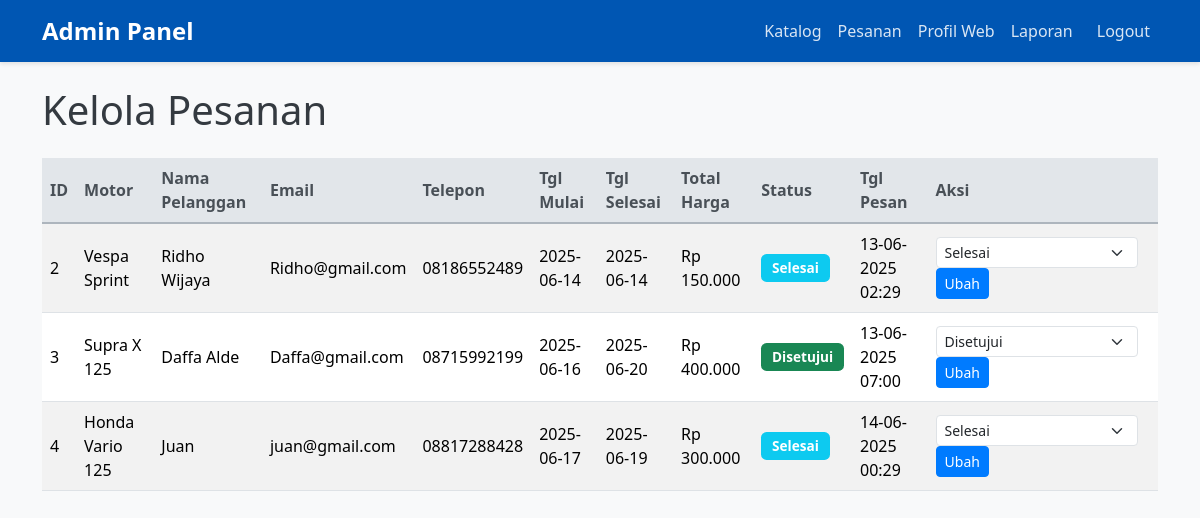
The app's page /admin/orders/index.php (signed in) with its own data.
### tables this page shows
CREATE TABLE `orders` (
  `id` int(11) NOT NULL,
  `motorcycle_id` int(11) NOT NULL,
  `customer_name` varchar(100) NOT NULL,
  `customer_email` varchar(100) NOT NULL,
  `customer_phone` varchar(20) DEFAULT NULL,
  `rental_start_date` date NOT NULL,
  `rental_end_date` date NOT NULL,
  `total_price` decimal(10,2) NOT NULL,
  `status` enum('request','approved','rejected','completed','cancelled') DEFAULT 'request',
  `notes` text DEFAULT NULL,
  `created_at` timestamp NOT NULL DEFAULT current_timestamp(),
  `updated_at` timestamp NOT NULL DEFAULT current_timestamp() ON UPDATE current_timestamp()
);

CREATE TABLE `motorcycles` (
  `id` int(11) NOT NULL,
  `name` varchar(100) NOT NULL,
  `description` text DEFAULT NULL,
  `rental_price` decimal(10,2) NOT NULL,
  `image_path` varchar(255) DEFAULT NULL,
  `is_available` tinyint(1) DEFAULT 1,
  `created_at` timestamp NOT NULL DEFAULT current_timestamp(),
  `updated_at` timestamp NOT NULL DEFAULT current_timestamp() ON UPDATE current_timestamp()
);

### app/core/Database.php (called while the page is built, shortened)
<?php
class Database {
    private static $instance = null;
    private $conn;
    private function __construct() {
        $dsn = "mysql:host=" . DB_HOST . ";dbname=" . DB_NAME;
        $options = [
            PDO::ATTR_ERRMODE            => PDO::ERRMODE_EXCEPTION,
            PDO::ATTR_DEFAULT_FETCH_MODE => PDO::FETCH_ASSOC,
            PDO::ATTR_EMULATE_PREPARES   => false,
        ];
        try {
            $this->conn = new PDO($dsn, DB_USER, DB_PASS, $options);
        } catch (PDOException $e) {
            die("Koneksi database gagal: " . $e->getMessage());
        }
    }
    public static function getInstance() {
        if (!self::$instance) {
            self::$instance = new Database();
        }
        return self::$instance;
    }
    public function getConnection() {
        return $this->conn;
    }
}
?>

### app/models/Order.php (called while the page is built, shortened)
<?php
require_once __DIR__ . '/../core/Database.php';
class Order {
    private $db;
    public function __construct() {
        $this->db = Database::getInstance()->getConnection();
    }
    public function getAllOrders() {
        $stmt = $this->db->query("SELECT o.*, m.name as motorcycle_name FROM orders o JOIN motorcycles m ON o.motorcycle_id = m.id ORDER BY o.created_at ASC");
        return $stmt->fetchAll();
    }
}

### public/admin/orders/index.php (the view, shortened to what this page needs)
<?php
require_once __DIR__ . '/../../../app/models/Order.php';
$orderModel = new Order();
$orders = $orderModel->getAllOrders();
?>
<!DOCTYPE html>
<html lang="id">
<head>
    <link href="https://cdn.jsdelivr.net/npm/bootstrap@5.3.3/dist/css/bootstrap.min.css" rel="stylesheet">
    <link rel="stylesheet" href="../../assets/css/style.css">
    <link href="https://cdn.jsdelivr.net/npm/sweetalert2@11/dist/sweetalert2.min.css" rel="stylesheet">
</head>
<body>
    <nav class="navbar navbar-expand-lg navbar-dark bg-dark">
        <div class="container">
            <a class="navbar-brand" href="../dashboard.php">Admin Panel</a>
            <div class="collapse navbar-collapse" id="navbarNav">
                <ul class="navbar-nav ms-auto">
                    <li class="nav-item"><a class="nav-link" href="../motorcycles/">Katalog</a></li>
                    <li class="nav-item"><a class="nav-link" href="index.php">Pesanan</a></li>
                    <?php if ($_SESSION['role'] === 'admin'): ?>
                    <li class="nav-item"><a class="nav-link" href="../profile/">Profil Web</a></li>
                    <li class="nav-item"><a class="nav-link" href="../reports/">Laporan</a></li>
                    <?php endif; ?>
                    <li class="nav-item"><a class="nav-link btn btn-outline-light ms-2" href="../logout.php">Logout</a></li>
                </ul>
            </div>
        </div>
    </nav>
    <div class="container mt-4">
        <h1 class="mb-4">Kelola Pesanan</h1>
        <?php if (!empty($orders)): ?>
            <div class="table-responsive">
                <table class="table table-striped table-hover">
                    <thead>
                        <tr>
                            <th>ID</th>
                            <th>Motor</th>
                            <th>Nama Pelanggan</th>
                            <th>Email</th>
                            <th>Telepon</th>
                            <th>Tgl Mulai</th>
                            <th>Tgl Selesai</th>
                            <th>Total Harga</th>
                            <th>Status</th>
                            <th>Tgl Pesan</th>
                            <th>Aksi</th>
                        </tr>
                    </thead>
                    <tbody>
                        <?php foreach ($orders as $order): ?>
                            <tr>
                                <td><?php echo htmlspecialchars($order['id']); ?></td>
                                <td><?php echo htmlspecialchars($order['motorcycle_name']); ?></td>
                                <td><?php echo htmlspecialchars($order['customer_name']); ?></td>
                                <td><?php echo htmlspecialchars($order['customer_email']); ?></td>
                                <td><?php echo htmlspecialchars($order['customer_phone']); ?></td>
                                <td><?php echo htmlspecialchars($order['rental_start_date']); ?></td>
                                <td><?php echo htmlspecialchars($order['rental_end_date']); ?></td>
                                <td>Rp <?php echo number_format($order['total_price'], 0, ',', '.'); ?></td>
                                <td>
                                    <?php
                                        $status_badge = 'secondary';
                                        $display_status_text = '';
                                        switch ($order['status']) {
                                            case 'approved':
                                                $status_badge = 'success';
                                                $display_status_text = 'Disetujui';
                                                break;
                                            case 'completed':
                                                $status_badge = 'info';
                                                $display_status_text = 'Selesai';
                                                break;
                                        }
                                    ?>
                                    <span class="badge bg-<?php echo $status_badge; ?>"><?php echo $display_status_text; ?></span>
                                </td>
                                <td><?php echo date('d-m-Y H:i', strtotime($order['created_at'])); ?></td>
                                <td>
                                    <form action="" method="POST" class="d-inline">
                                        <select name="status" class="form-select form-select-sm d-inline-block w-auto me-1">
                                            <option value="approved" <?php echo ($order['status'] == 'approved') ? 'selected' : ''; ?>>Disetujui</option>
                                            <option value="completed" <?php echo ($order['status'] == 'completed') ? 'selected' : ''; ?>>Selesai</option>
                                        </select>
                                        <button type="submit" name="update_status" class="btn btn-sm btn-primary">Ubah</button>
                                    </form>
                                </td>
                            </tr>
                        <?php endforeach; ?>
                    </tbody>
                </table>
            </div>
        <?php else: ?>
            <div class="alert alert-info">Belum ada pesanan yang masuk.</div>
        <?php endif; ?>
    </div>
    <script src="https://cdn.jsdelivr.net/npm/sweetalert2@11"></script> </body>
</html>

### public/assets/css/style.css (style rules this page uses)
body { font-family: 'Segoe UI', Tahoma, Geneva, Verdana, sans-serif; background-color: #f8f9fa; color: #343a40; }
.navbar { background-color: #0056b3 !important; box-shadow: 0 2px 4px rgba(0, 0, 0, 0.1); }
.navbar-brand { font-weight: 700; font-size: 1.5rem; }
.navbar-nav .nav-link { color: rgba(255, 255, 255, 0.85) !important; transition: color 0.3s ease; }
.badge { padding: 0.5em 0.8em; font-size: 0.85em; font-weight: 600; border-radius: 0.35rem; }
.btn-primary { background-color: #007bff; border-color: #007bff; transition: background-color 0.3s ease, border-color 0.3s ease; }
.table th, .table td { vertical-align: middle; }
.table thead th { background-color: #e2e6ea; color: #495057; border-bottom: 2px solid #adb5bd; }

### records on screen
orders: id "2", motorcycle.name "Vespa Sprint", customer_name "Ridho Wijaya", customer_email "Ridho@gmail.com", customer_phone "08186552489", rental_start_date "2025-06-14", rental_end_date "2025-06-14", total_price "150.000", status "Selesai", created_at "13-06-2025 02:29"
orders: id "3", motorcycle.name "Supra X 125", customer_name "Daffa Alde", customer_email "Daffa@gmail.com", customer_phone "08715992199", rental_start_date "2025-06-16", rental_end_date "2025-06-20", total_price "400.000", status "Disetujui", created_at "13-06-2025 07:00"
orders: id "4", motorcycle.name "Honda Vario 125", customer_name "Juan", customer_email "juan@gmail.com", customer_phone "08817288428", rental_start_date "2025-06-17", rental_end_date "2025-06-19", total_price "300.000", status "Selesai", created_at "14-06-2025 00:29"
